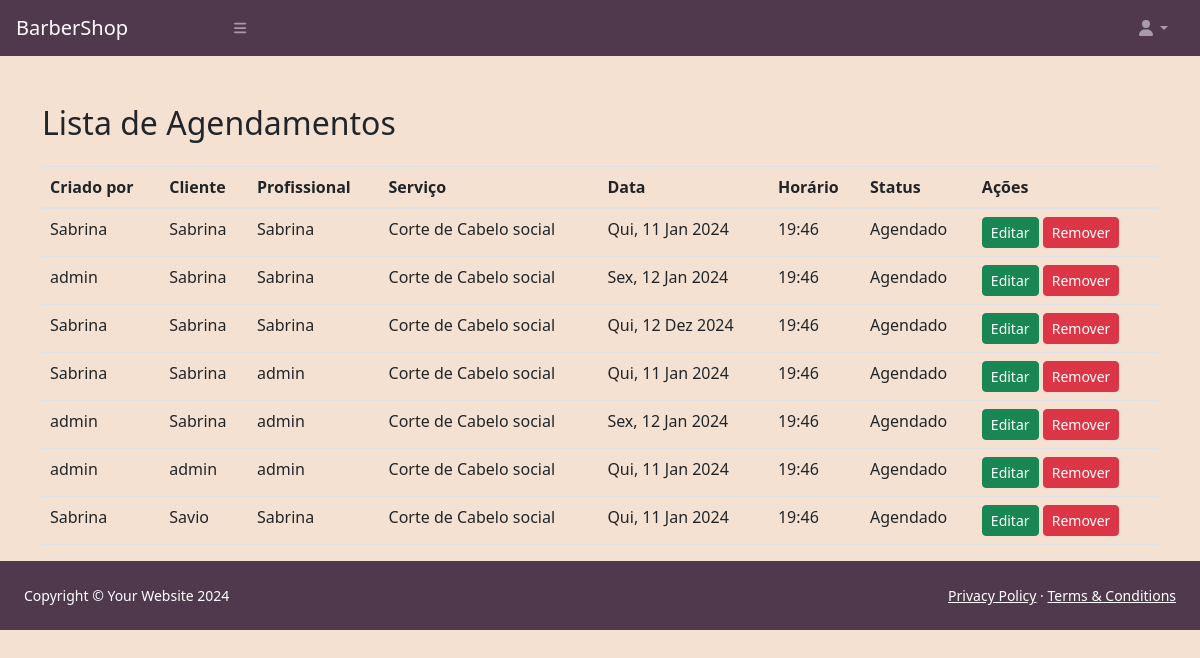
The app's page /agenda/listar/agendamentos/ (signed in) with its own data.
### agenda/models.py (models this page shows, shortened)
class Agendamento(models.Model):
    STATUS_CHOICES = (
        ('AG', 'Agendado'),
        ('CA', 'Cancelado'),
        ('CO', 'Concluído')
    )
    profissional = models.ForeignKey(settings.AUTH_USER_MODEL, on_delete=models.CASCADE, related_name='profissional')
    cliente = models.ForeignKey(settings.AUTH_USER_MODEL, on_delete=models.CASCADE, related_name='cliente')
    servico = models.ForeignKey(Servico, on_delete=models.CASCADE)
    dia = models.DateField(help_text="Insira uma data para agenda", validators=[validar_dia])
    horario = models.TimeField(default=time())
    status_agendamento = models.CharField(max_length=2, choices=STATUS_CHOICES, default='AG')
    criado_por = models.ForeignKey(settings.AUTH_USER_MODEL, on_delete=models.CASCADE, related_name='criado_por')
    criado_em = models.DateTimeField(default=date.today())

class Servico(models.Model):
    nome_servico = models.CharField(max_length=50, verbose_name='Nome do Serviço')
    descricao = models.CharField(max_length=200, verbose_name='Descrição')
    preco = models.DecimalField(max_digits=8, decimal_places=2, verbose_name='Preço')
    janela_tempo = models.TimeField(default=time(), verbose_name='Duração do Serviço')
    imagem = models.ImageField(upload_to="images/%Y/%m/%d/", null=True, blank=True)

### accounts/models.py (models this page shows)
class Usuario(AbstractUser):
    telefone = models.CharField(max_length=20)
    cpf = models.CharField(max_length=14, unique=True)
    imagem = models.ImageField(upload_to="images/%Y/%m/%d/", null=True, blank=True)

### agenda/views/views_agenda.py (the view)
# urls.py: path('listar/agendamentos/', listar_agendamentos, name="listar_agendamentos"),
@group_required(['Profissional', 'Administrador'], "/accounts/login/")
def listar_agendamentos(request):
    agendamentos = Agendamento.objects.all()
    return render(request, 'assets/static/crud_agenda/lista_agendamentos.html', {'agendamentos': agendamentos})

### ProjectWebII/utils.py (called while the page is built)
def group_required(groups, login_url=None, raise_exception=False):
    def check_perms(user):
        if isinstance(groups, list):
            group_names = groups
        else:
            group_names = [groups]
        if user.groups.filter(name__in=group_names).exists():
            return True
        if raise_exception:
            raise PermissionDenied
        return False
    return user_passes_test(check_perms, login_url=login_url)

### templates/assets/static/crud_agenda/lista_agendamentos.html
{% extends 'assets/static/base.html' %}
{% block content %}
<div class="container mt-5">
    <h2 class="mb-4">Lista de Agendamentos</h2>
    {% if agendamentos %}
        <table class="table">
            <thead>
                <tr>
	                <th scope="col">Criado por</th>
                    <th scope="col">Cliente</th>
	                <th scope="col">Profissional</th>
                    <th scope="col">Serviço</th>
                    <th scope="col">Data</th>
                    <th scope="col">Horário</th>
                    <th scope="col">Status</th>
                    <th scope="col">Ações</th>
                </tr>
            </thead>
            <tbody>
                {% for agendamento in agendamentos %}
                    <tr>
                        <td>{{ agendamento.criado_por.username }}</td>
                        <td>{{ agendamento.cliente.username }}</td>
	                    <td>{{ agendamento.profissional.username }}</td>
                        <td>{{ agendamento.servico.nome_servico }}</td>
                        <td>{{ agendamento.dia|date:"D, d M Y" }}</td>
                        <td>{{ agendamento.horario|time:"H:i" }}</td>
                        <td>{{ agendamento.get_status_agendamento_display }}</td>
                        <td>
                            <a href="" class="btn btn-sm btn-success">Editar</a>
	                        <a href="" class="btn btn-sm btn-danger">Remover</a>
                        </td>
                    </tr>
                {% endfor %}
            </tbody>
        </table>
    {% else %}
        <p>Nenhum agendamento encontrado.</p>
    {% endif %}
</div>
{% endblock %}

### templates/assets/static/base.html (style rules this page uses)
body { background-color: #f4e1d2; }

### records on screen
Agendamento: criado_por.username "Sabrina", cliente.username "Sabrina", profissional.username "Sabrina", servico.nome_servico "Corte de Cabelo social", dia "Qui, 11 Jan 2024", horario "19:46", status_agendamento "Agendado"
Agendamento: criado_por.username "admin", cliente.username "Sabrina", profissional.username "Sabrina", servico.nome_servico "Corte de Cabelo social", dia "Sex, 12 Jan 2024", horario "19:46", status_agendamento "Agendado"
Agendamento: criado_por.username "Sabrina", cliente.username "Sabrina", profissional.username "Sabrina", servico.nome_servico "Corte de Cabelo social", dia "Qui, 12 Dez 2024", horario "19:46", status_agendamento "Agendado"
Agendamento: criado_por.username "Sabrina", cliente.username "Sabrina", profissional.username "admin", servico.nome_servico "Corte de Cabelo social", dia "Qui, 11 Jan 2024", horario "19:46", status_agendamento "Agendado"
Agendamento: criado_por.username "admin", cliente.username "Sabrina", profissional.username "admin", servico.nome_servico "Corte de Cabelo social", dia "Sex, 12 Jan 2024", horario "19:46", status_agendamento "Agendado"
Agendamento: criado_por.username "admin", cliente.username "admin", profissional.username "admin", servico.nome_servico "Corte de Cabelo social", dia "Qui, 11 Jan 2024", horario "19:46", status_agendamento "Agendado"
Agendamento: criado_por.username "Sabrina", cliente.username "Savio", profissional.username "Sabrina", servico.nome_servico "Corte de Cabelo social", dia "Qui, 11 Jan 2024", horario "19:46", status_agendamento "Agendado"
